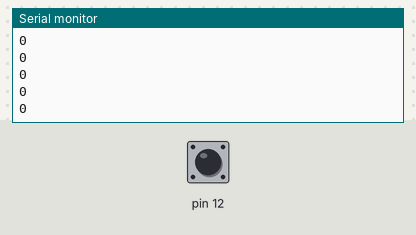
Bench run of a sketch on a simulated Arduino Uno, built with avr-gcc and run on an emulated ATmega328P. Parts: the last lines printed to the serial monitor. Inputs (shaded band) come from the test bench; at power-on: pin 12 HIGH.

Above: at 1.2 s.
1.3 s: pin 12 pulled LOW for 0.15 s
At 2.1 s:
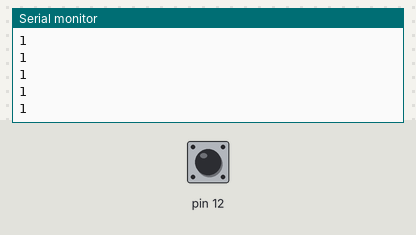
2.9 s: pin 12 pulled LOW for 1 s
At 4.0 s:
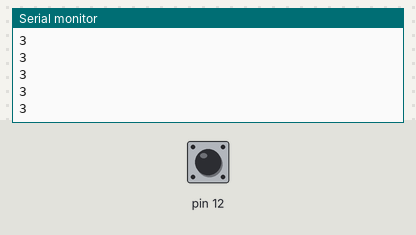
5.4 s: pin 12 pulled LOW for 0.15 s
At 6.1 s:
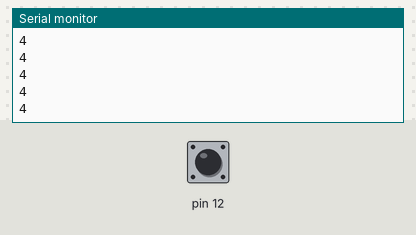
Timing chart, 0 to 8.4 s (numbered marks = the images above; inputs shaded):
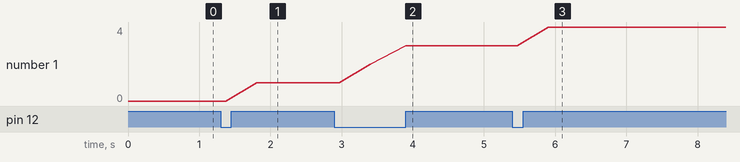

The sketch:

sketch_jun25b.ino
```cpp
bool est;
int contador;
void setup() {
 Serial.begin(9600);
 pinMode(12,INPUT_PULLUP);
}

void loop() {
  est=!digitalRead(12);
  Serial.println(contador);
 if(est==1){
  contador++;
  delay(500);
 }


}
```

Measured:
- after the input at 1.3 s, the serial monitor: prints a new line after 0.51 s (image 1)
- after the input at 2.9 s, the serial monitor: prints a new line after 0.50 s (image 2)
- after the input at 5.4 s, the serial monitor: prints a new line after 0.50 s (image 3)
- plotted number 1: 0 → 1 after the input at 1.3 s, 1 → 3 after the input at 2.9 s, 3 → 4 after the input at 5.4 s
